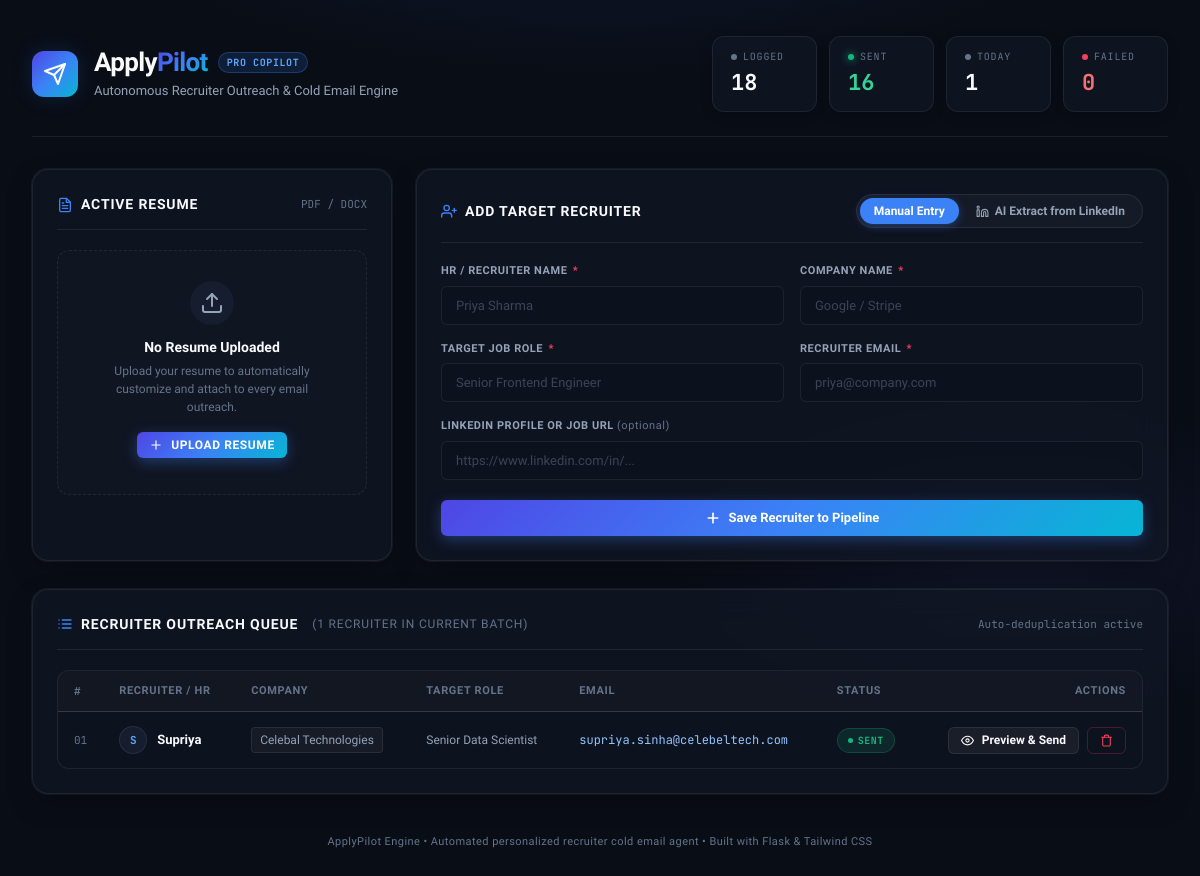
The page / on the database its author committed.
### tables this page shows
CREATE TABLE recruiter_contacts (
    id              INTEGER PRIMARY KEY AUTOINCREMENT,
    hr_name         TEXT NOT NULL,
    company         TEXT NOT NULL,
    job_role        TEXT NOT NULL,
    email           TEXT NOT NULL,
    linkedin_url    TEXT,
    subject         TEXT,
    email_body      TEXT,
    status          TEXT NOT NULL DEFAULT 'PENDING',
    sent_at         TEXT,
    error_message   TEXT,
    created_at      TEXT NOT NULL
);

### webapp.py (the view)
@app.route("/")
def index():
    rows = _build_rows()
    stats = db.get_stats()
    resume_path = _get_user_resume_path()
    resume_name = None
    if resume_path:
        resume_name = Path(resume_path).name
    return render_template(
        "index.html",
        rows=rows,
        stats=stats,
        settings=settings,
        extracted=None,
        resume_path=resume_path,
        resume_name=resume_name,
    )

### database/db.py (called while the page is built)
    @contextmanager
    def _connect(self) -> Iterator[sqlite3.Connection]:
        conn = sqlite3.connect(self.db_path)
        conn.row_factory = sqlite3.Row
        try:
            yield conn
            conn.commit()
        finally:
            conn.close()

    def count_sent_today(self) -> int:
        today = date.today().isoformat()
        with self._connect() as conn:
            row = conn.execute(
                """
                SELECT COUNT(*) AS c FROM recruiter_contacts
                WHERE status = ? AND substr(sent_at, 1, 10) = ?
                """,
                (ContactStatus.SENT.value, today),
            ).fetchone()
            return row["c"] if row else 0

    def get_stats(self) -> dict:
        with self._connect() as conn:
            rows = conn.execute(
                "SELECT status, COUNT(*) AS c FROM recruiter_contacts GROUP BY status"
            ).fetchall()
            stats = {s.value: 0 for s in ContactStatus}
            for row in rows:
                stats[row["status"]] = row["c"]
            stats["sent_today"] = self.count_sent_today()
            stats["total"] = sum(stats[s.value] for s in ContactStatus)
            return stats

    def get_latest_status(self, email: str) -> Optional[str]:
        with self._connect() as conn:
            row = conn.execute(
                """
                SELECT status FROM recruiter_contacts
                WHERE email = ?
                ORDER BY id DESC
                LIMIT 1
                """,
                (email.strip().lower(),),
            ).fetchone()
            return row["status"] if row else None

### input/csv_reader.py (called while the page is built)
def _normalize_headers(fieldnames: list[str]) -> dict[str, str]:
    mapping: dict[str, str] = {}
    for header in fieldnames:
        key = header.strip().lower().replace(" ", "_")
        for canonical, aliases in COLUMN_ALIASES.items():
            if key in aliases:
                mapping[header] = canonical
                break
    return mapping

### webapp.py (called while the page is built)
def _load_records() -> list[RecruiterRecord]:
    try:
        return read_csv(settings.recruiters_csv_path)
    except Exception:
        return []

def _get_user_resume_path():
    uploaded_resume = session.get("resume_path")
    if uploaded_resume:
        resume_path = Path(uploaded_resume)
        if resume_path.exists():
            return str(resume_path)
    if settings.resume_path and Path(settings.resume_path).exists():
        return settings.resume_path
    return None

### templates/index.html (shortened to what this page needs)
<!DOCTYPE html>
<html lang="en">
<head>
  <link rel="stylesheet" href="{{ url_for('static', filename='style.css') }}">
</head>
<body>
  <div class="shell">
    <header class="masthead">
      <div class="brand-wrapper">
        <div class="brand-icon">
          <svg viewBox="0 0 24 24">
            <path d="m22 2-7 20-4-9-9-4Z"/>
            <path d="M22 2 11 13"/>
          </svg>
        </div>
        <div class="title-area">
          <div class="title-row">
            <h1 class="title">Apply<span>Pilot</span></h1>
            <span class="pro-badge">PRO COPILOT</span>
          </div>
          <p class="subtitle">Autonomous Recruiter Outreach &amp; Cold Email Engine</p>
        </div>
      </div>
      <div class="stat-strip">
        <div class="stat-card">
          <span class="stat-label"><span class="stat-label-dot"></span>Logged</span>
          <span class="stat-value">{{ stats.total }}</span>
        </div>
        <div class="stat-card sent">
          <span class="stat-label"><span class="stat-label-dot"></span>Sent</span>
          <span class="stat-value">{{ stats.SENT }}</span>
        </div>
        <div class="stat-card">
          <span class="stat-label"><span class="stat-label-dot"></span>Today</span>
          <span class="stat-value">{{ stats.sent_today }}</span>
        </div>
        <div class="stat-card failed">
          <span class="stat-label"><span class="stat-label-dot"></span>Failed</span>
          <span class="stat-value">{{ stats.FAILED }}</span>
        </div>
      </div>
    </header>
    <div class="dashboard-grid">
      <div class="panel">
        <div class="panel-header">
          <h2>
            Active Resume
          </h2>
          <span class="panel-header-badge">PDF / DOCX</span>
        </div>
        <form method="POST" action="{{ url_for('upload_resume') }}" enctype="multipart/form-data" class="resume-form">
          {% if resume_path %}
            <div class="resume-card-active">
              <div class="resume-details">
                <div class="resume-badge-icon">PDF</div>
                <div class="resume-meta">
                  <div class="resume-name" title="{{ resume_name }}">{{ resume_name }}</div>
                  <div class="resume-status">
                    <svg width="14" height="14" viewBox="0 0 24 24" fill="none" stroke="currentColor" stroke-width="2.5" stroke-linecap="round" stroke-linejoin="round">
                      <polyline points="20 6 9 17 4 12"></polyline>
                    </svg>
                    Ready to attach automatically
                  </div>
                </div>
              </div>
              <label for="resume" class="btn btn-ghost btn-sm">
                <svg width="14" height="14" viewBox="0 0 24 24" fill="none" stroke="currentColor" stroke-width="2" stroke-linecap="round" stroke-linejoin="round">
                  <path d="M21.5 2v6h-6M21.34 15.57a10 10 0 1 1-.57-8.38l5.67-5.67"/>
                </svg>
                Replace
              </label>
            </div>
          {% else %}
            <div class="resume-empty">
              <div class="resume-empty-icon">
                <svg width="24" height="24" viewBox="0 0 24 24" fill="none" stroke="currentColor" stroke-width="2" stroke-linecap="round" stroke-linejoin="round">
                  <path d="M21 15v4a2 2 0 0 1-2 2H5a2 2 0 0 1-2-2v-4"></path>
                  <polyline points="17 8 12 3 7 8"></polyline>
                  <line x1="12" y1="3" x2="12" y2="15"></line>
                </svg>
              </div>
              <div class="resume-empty-title">No Resume Uploaded</div>
              <p class="resume-empty-text">Upload your resume to automatically customize and attach to every email outreach.</p>
              <label for="resume" class="btn btn-primary btn-sm">
                <svg width="14" height="14" viewBox="0 0 24 24" fill="none" stroke="currentColor" stroke-width="2" stroke-linecap="round" stroke-linejoin="round">
                  <line x1="12" y1="5" x2="12" y2="19"></line>
                  <line x1="5" y1="12" x2="19" y2="12"></line>
                </svg>
                Upload Resume
              </label>
            </div>
          {% endif %}
        </form>
      </div>
      <div class="panel">
        <div class="panel-header">
          <h2>
            <svg viewBox="0 0 24 24" fill="none" stroke="currentColor" stroke-width="2" stroke-linecap="round" stroke-linejoin="round">
              <path d="M16 21v-2a4 4 0 0 0-4-4H5a4 4 0 0 0-4 4v2"></path>
              <circle cx="8.5" cy="7.5" r="4"></circle>
              <line x1="20" y1="8" x2="20" y2="14"></line>
              <line x1="23" y1="11" x2="17" y2="11"></line>
            </svg>
            Add Target Recruiter
          </h2>
          <div class="segmented-control">
            <button type="button" id="manual-btn" class="tab-btn active" onclick="showManual()">
              Manual Entry
            </button>
            <button type="button" id="linkedin-btn" class="tab-btn" onclick="showLinkedIn()">
              AI Extract from LinkedIn
            </button>
          </div>
        </div>
        <div id="manual-entry">
          <form class="form-grid" method="POST" action="{{ url_for('add') }}">
            <div class="form-group">
              <label for="hr_name">HR / Recruiter Name <span class="req">*</span></label>
              <input type="text" id="hr_name" name="hr_name" placeholder="Priya Sharma" value="{{ extracted.hr_name if extracted else '' }}" required>
            </div>
            <div class="form-group">
              <label for="company">Company Name <span class="req">*</span></label>
              <input type="text" id="company" name="company" placeholder="Google / Stripe" value="{{ extracted.company if extracted else '' }}" required>
            </div>
            <div class="form-group">
              <label for="job_role">Target Job Role <span class="req">*</span></label>
              <input type="text" id="job_role" name="job_role" placeholder="Senior Frontend Engineer" value="{{ extracted.job_role if extracted else '' }}" required>
            </div>
            <div class="form-group">
              <label for="email">Recruiter Email <span class="req">*</span></label>
              <input type="email" id="email" name="email" placeholder="priya@company.com" value="{{ extracted.email if extracted else '' }}" required>
            </div>
            <div class="form-group full">
              <label for="linkedin_url">LinkedIn Profile or Job URL <span style="text-transform:none; font-weight:normal; color:var(--text-muted);">(optional)</span></label>
              <input type="url" id="linkedin_url" name="linkedin_url" placeholder="https://www.linkedin.com/in/..." value="{{ extracted.linkedin_url if extracted and extracted.linkedin_url else '' }}">
            </div>
            <div class="full" style="margin-top: 4px;">
              <button type="submit" class="btn btn-primary" style="width: 100%;">
                <svg width="16" height="16" viewBox="0 0 24 24" fill="none" stroke="currentColor" stroke-width="2.5" stroke-linecap="round" stroke-linejoin="round">
                  <line x1="12" y1="5" x2="12" y2="19"></line>
                  <line x1="5" y1="12" x2="19" y2="12"></line>
                </svg>
                Save Recruiter to Pipeline
              </button>
            </div>
          </form>
        </div>
      </div>
    </div>
    <div class="panel">
      <div class="panel-header">
        <h2>
          Recruiter Outreach Queue
          <span style="font-weight:400; color:var(--text-muted); font-size:12px; margin-left:6px;">
            ({{ rows|length }} recruiter{{ 's' if rows|length != 1 else '' }} in current batch)
          </span>
        </h2>
        <span class="panel-header-badge">Auto-deduplication active</span>
      </div>
      {% if rows %}
        <div class="table-container">
          <table>
            <thead>
              <tr>
                <th class="cell-index">#</th>
                <th>Recruiter / HR</th>
                <th>Company</th>
                <th>Target Role</th>
                <th>Email</th>
                <th>Status</th>
                <th style="text-align: right;">Actions</th>
              </tr>
            </thead>
            <tbody>
              {% for row in rows %}
                <tr>
                  <td class="cell-index">{{ "%02d"|format(row.index + 1) }}</td>
                  <td>
                    <div class="cell-name">
                      <div class="avatar-circle">
                        {{ row.hr_name[0] if row.hr_name else 'R' }}
                      </div>
                      <span>{{ row.hr_name }}</span>
                    </div>
                  </td>
                  <td class="cell-company">
                    <span class="company-pill">{{ row.company }}</span>
                  </td>
                  <td class="cell-role">{{ row.job_role }}</td>
                  <td class="cell-email">{{ row.email }}</td>
                  <td>
                    {% if row.status == 'SENT' %}
                      <span class="badge SENT">Sent</span>
                    {% elif row.status == 'FAILED' %}
                      <span class="badge FAILED">Failed</span>
                    {% elif row.status == 'SKIPPED' %}
                      <span class="badge SKIPPED">Skipped</span>
                    {% else %}
                      <span class="badge new">New</span>
                    {% endif %}
                  </td>
                  <td style="text-align: right;">
                    <div class="actions-group" style="justify-content: flex-end;">
                      <a class="btn btn-ghost btn-sm" href="{{ url_for('preview', row_index=row.index) }}">
                        <svg width="13" height="13" viewBox="0 0 24 24" fill="none" stroke="currentColor" stroke-width="2" stroke-linecap="round" stroke-linejoin="round">
                          <path d="M1 12s4-8 11-8 11 8 11 8-4 8-11 8-11-8-11-8z"></path>
                          <circle cx="12" cy="12" r="3"></circle>
                        </svg>
                        Preview &amp; Send
                      </a>
                      <form method="POST" action="{{ url_for('delete', row_index=row.index) }}" onsubmit="return confirm('Remove this recruiter from your outreach queue?');" style="display:inline;">
                        <button type="submit" class="btn btn-danger btn-sm" title="Delete record">
                          <svg width="13" height="13" viewBox="0 0 24 24" fill="none" stroke="currentColor" stroke-width="2" stroke-linecap="round" stroke-linejoin="round">
                            <polyline points="3 6 5 6 21 6"></polyline>
                            <path d="M19 6v14a2 2 0 0 1-2 2H7a2 2 0 0 1-2-2V6m3 0V4a2 2 0 0 1 2-2h4a2 2 0 0 1 2 2v2"></path>
                          </svg>
                        </button>
                      </form>
                    </div>
                  </td>
                </tr>
              {% endfor %}
            </tbody>
          </table>
        </div>
      {% endif %}
    </div>
    <div class="footer-credits">
      ApplyPilot Engine &bull; Automated personalized recruiter cold email agent &bull; Built with Flask &amp; Tailwind CSS
    </div>
  </div>
</body>
</html>

### rows shown on the page
recruiter_contacts: index "01", hr_name "S", hr_name "Supriya", company "Celebal Technologies", job_role "Senior Data Scientist", email "supriya.sinha@celebeltech.com", status "SENT"

### other values the page prints
{{ stats.total }} "18"
{{ stats.SENT }} "16"
{{ stats.sent_today }} "1"
{{ stats.FAILED }} "0"
{{ rows|length }} "1"
